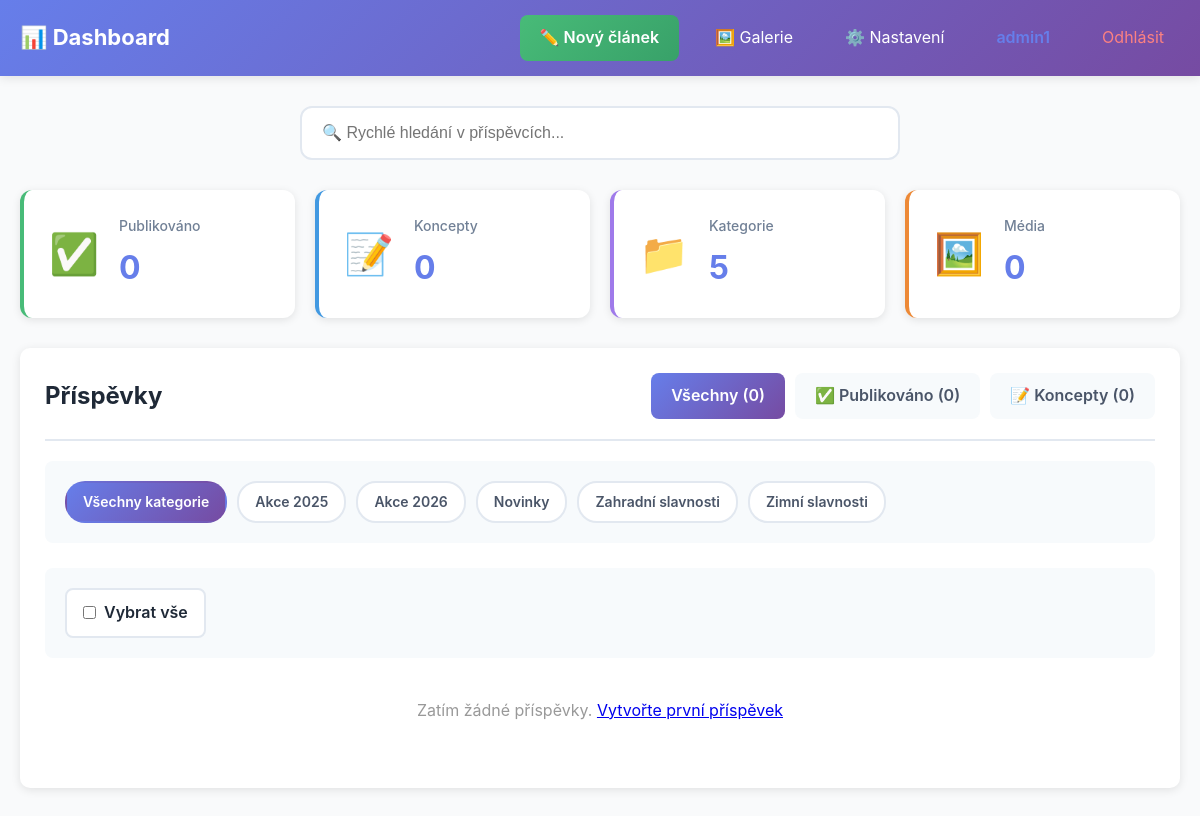
/admin/dashboard.php (signed in), run on an earlier commit of the app's database.
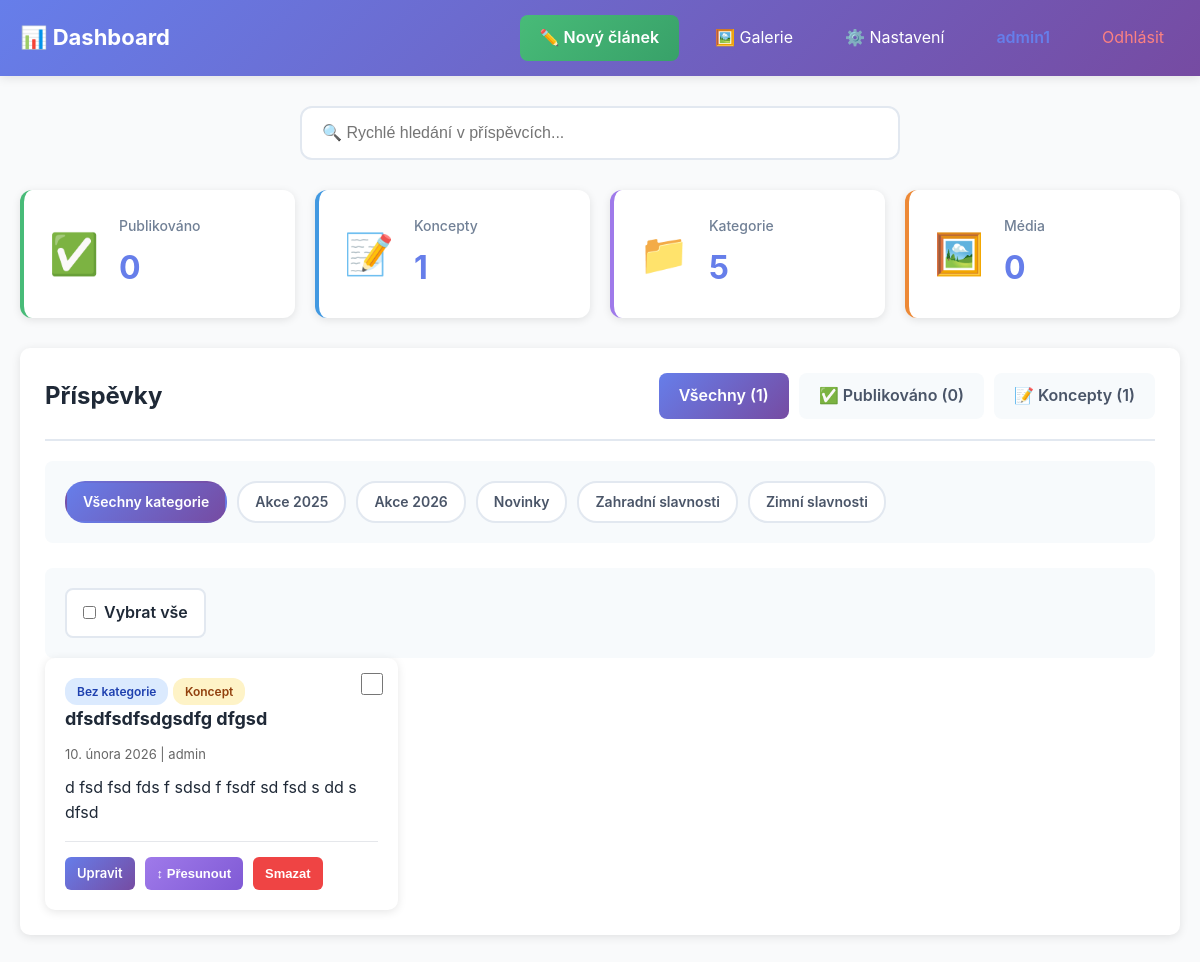
And on a later commit of the database.
### tables this page shows
CREATE TABLE `categories` (
  `id` int(11) NOT NULL AUTO_INCREMENT,
  `name` varchar(100) NOT NULL,
  `slug` varchar(100) NOT NULL,
  `description` text,
  `created_at` timestamp NOT NULL DEFAULT CURRENT_TIMESTAMP,
  PRIMARY KEY (`id`),
  UNIQUE KEY `name` (`name`),
  UNIQUE KEY `slug` (`slug`),
  KEY `idx_slug` (`slug`)
);

CREATE TABLE `posts` (
  `id` int(11) NOT NULL AUTO_INCREMENT,
  `title` varchar(255) NOT NULL,
  `slug` varchar(255) NOT NULL,
  `content` longtext,
  `excerpt` text,
  `featured_image` varchar(500) DEFAULT NULL,
  `category_id` int(11) DEFAULT NULL,
  `author_id` int(11) NOT NULL,
  `status` enum('draft','published','scheduled') DEFAULT 'draft',
  `menu_order` int(11) DEFAULT '0',
  `meta_title` varchar(255) DEFAULT NULL,
  `meta_description` text,
  `meta_keywords` varchar(255) DEFAULT NULL,
  `published_at` datetime DEFAULT NULL,
  `scheduled_at` datetime DEFAULT NULL,
  `created_at` datetime DEFAULT CURRENT_TIMESTAMP,
  `updated_at` datetime DEFAULT CURRENT_TIMESTAMP ON UPDATE CURRENT_TIMESTAMP,
  PRIMARY KEY (`id`),
  UNIQUE KEY `slug` (`slug`),
  KEY `idx_status` (`status`),
  KEY `idx_category` (`category_id`),
  KEY `idx_author` (`author_id`),
  KEY `idx_slug` (`slug`),
  FULLTEXT KEY `ft_search` (`title`,`content`,`excerpt`)
);

CREATE TABLE `users` (
  `id` int(11) NOT NULL AUTO_INCREMENT,
  `username` varchar(50) NOT NULL,
  `password` varchar(255) NOT NULL,
  `email` varchar(100) DEFAULT NULL,
  `role` enum('it','admin','editor') DEFAULT 'editor',
  `created_at` timestamp NOT NULL DEFAULT CURRENT_TIMESTAMP,
  `last_login` timestamp NULL DEFAULT NULL,
  PRIMARY KEY (`id`),
  UNIQUE KEY `username` (`username`),
  KEY `idx_username` (`username`)
);

### includes/database.class.php (called while the page is built, shortened)
<?php
class Database {
    private $connection;
    private $stmt;
    public function __construct() {
        $dsn = 'mysql:host=' . DB_HOST . ';dbname=' . DB_NAME . ';charset=' . DB_CHARSET;
        $options = [
            PDO::ATTR_ERRMODE => PDO::ERRMODE_EXCEPTION,
            PDO::ATTR_DEFAULT_FETCH_MODE => PDO::FETCH_ASSOC,
            PDO::ATTR_EMULATE_PREPARES => false,
            PDO::MYSQL_ATTR_INIT_COMMAND => "SET NAMES utf8mb4 COLLATE utf8mb4_unicode_ci"
        ];
        try {
            $this->connection = new PDO($dsn, DB_USER, DB_PASS, $options);
        } catch (PDOException $e) {
            $this->error = $e->getMessage();
            $this->logError('Database Connection', $e->getMessage());
            die('Chyba připojení k databázi. Zkontrolujte konfiguraci.');
        }
    }
    public function query($sql) {
    try {
        $this->stmt = $this->connection->prepare($sql);
        return $this;
    } catch (PDOException $e) {
        $this->logError('Query Prepare', $e->getMessage());
        $this->stmt = null;
        return $this;
    }
}
    public function bind($param, $value, $type = null) {
        if (is_null($type)) {
            switch (true) {
                default:
                    $type = PDO::PARAM_STR;
            }
        }
        $this->stmt->bindValue($param, $value, $type);
        return $this;
    }
    public function execute() {
        try {
            return $this->stmt->execute();
        } catch (PDOException $e) {
            $this->logError('Query Execute', $e->getMessage());
            return false;
        }
    }
    public function fetchAll() {
    $this->execute();
    return $this->stmt->fetchAll();
    }
    public function fetch() {
        $this->execute();
        return $this->stmt->fetch();
    }
}
?>

### config.php (called while the page is built, shortened)
<?php
require_once INCLUDES_PATH . 'database.class.php';
require_once INCLUDES_PATH . 'auth.class.php';
require_once INCLUDES_PATH . 'post.class.php';
require_once INCLUDES_PATH . 'category.class.php';
require_once INCLUDES_PATH . 'media.class.php';
$db = new Database();
require_once INCLUDES_PATH . 'helpers.php';
?>

### includes/post.class.php (called while the page is built, shortened)
<?php
class Post {
    private $db;
    public function __construct() {
        global $db;
        $this->db = $db;
    }
    public function getAll($status = 'published', $limit = null, $offset = 0, $categoryId = null) {
        $sql = "SELECT p.*, c.name as category_name, c.slug as category_slug,
                       u.username as author_name
                FROM posts p
                LEFT JOIN categories c ON p.category_id = c.id
                LEFT JOIN users u ON p.author_id = u.id
                WHERE p.status = :status";
        $sql .= " ORDER BY p.menu_order ASC, p.published_at DESC, p.created_at DESC";
        if ($limit) {
            $sql .= " LIMIT " . (int)$limit . " OFFSET " . (int)$offset;
        }
        $this->db->query($sql);
        $this->db->bind(':status', $status);
        return $this->db->fetchAll();
    }
    public function count($status = 'published', $categoryId = null) {
        $sql = "SELECT COUNT(*) as total FROM posts WHERE status = :status";
        $this->db->query($sql);
        $this->db->bind(':status', $status);
        $result = $this->db->fetch();
        return $result['total'] ?? 0;
    }
}
?>

### includes/category.class.php (called while the page is built, shortened)
<?php
class Category {
    private $db;
    public function __construct() {
        global $db;
        $this->db = $db;
    }
    public function getAll() {
        $this->db->query("SELECT * FROM categories ORDER BY name ASC");
        return $this->db->fetchAll();
    }
}
?>

### includes/helpers.php (called while the page is built, shortened)
<?php
function formatDate($date, $format = 'j. n. Y') {
    $months = [
        1 => 'ledna', 2 => 'února', 3 => 'března', 4 => 'dubna',
        5 => 'května', 6 => 'června', 7 => 'července', 8 => 'srpna',
        9 => 'září', 10 => 'října', 11 => 'listopadu', 12 => 'prosince'
    ];
    $timestamp = is_numeric($date) ? $date : strtotime($date);
    $day = date('j', $timestamp);
    $month = $months[(int)date('n', $timestamp)];
    $year = date('Y', $timestamp);
    return "$day. $month $year";
}
function e($text) {
    return htmlspecialchars($text, ENT_QUOTES, 'UTF-8');
}
function truncate($text, $length = 100, $suffix = '...') {
    $text = strip_tags($text);
    if (mb_strlen($text) <= $length) {
        return $text;
    }
    return mb_substr($text, 0, $length) . $suffix;
}
?>

### includes/media.class.php (called while the page is built, shortened)
<?php
class Media {
    private $db;
    public function __construct() {
        $this->db = new Database();
    }
    public function getCount($search = '') {
        $sql = "SELECT COUNT(*) as count FROM media";
        $this->db->query($sql);
        $result = $this->db->fetch();
        return $result['count'] ?? 0;
        $result = $this->db->fetch();
        return $result['count'] ?? 0;
    }
}

### includes/auth.class.php (called while the page is built, shortened)
<?php
class Auth {
        public function isLoggedIn() {
        return true;
    }
    public function canEdit($authorId) {
            return $_SESSION['user_role'] === 'it'
                || $_SESSION['user_role'] === 'admin'
                || $_SESSION['user_id'] == $authorId;
    }
}
?>

### admin/dashboard.php (the view, shortened to what the changed rows need)
<?php
require_once '../config.php';
$auth = new Auth();
$post = new Post();
$category = new Category();
$media = new Media();
$filter = $_GET['filter'] ?? 'all';
$categoryFilter = isset($_GET['category']) ? intval($_GET['category']) : null;
$page = isset($_GET['page']) ? max(1, intval($_GET['page'])) : 1;
$perPage = 12;
$totalPublishedCount = $post->count('published');
$totalDraftsCount = $post->count('draft');
$totalMedia = $media->getCount('');
if ($filter === 'draft') {
    $allPosts = $post->getAll('draft', $perPage, ($page - 1) * $perPage, $categoryFilter);
    $totalCount = $post->count('draft', $categoryFilter);
} elseif ($filter === 'published') {
    $allPosts = $post->getAll('published', $perPage, ($page - 1) * $perPage, $categoryFilter);
    $totalCount = $post->count('published', $categoryFilter);
} else {
    $publishedPostsArray = $post->getAll('published', 100, 0, $categoryFilter);
    $totalDraftsCountArray = $post->getAll('draft', 100, 0, $categoryFilter);
    $allPostsCombined = array_merge($publishedPostsArray, $totalDraftsCountArray);
    usort($allPostsCombined, function($a, $b) {
        $timeA = strtotime($a['published_at'] ?? $a['created_at']);
        $timeB = strtotime($b['published_at'] ?? $b['created_at']);
        return $timeB - $timeA;
    });
    $allPosts = array_slice($allPostsCombined, ($page - 1) * $perPage, $perPage);
}
$categories = $category->getAll();
?>
<!DOCTYPE html>
<html lang="cs">
<head>
    <link rel="stylesheet" href="<?= ASSETS_URL ?>css/admin.css">
</head>
<body>
    <header class="admin-header">
        <div class="header-content">
            <h1>📊 Dashboard</h1>
        </div>
    </header>
    <div class="container">
        <div class="stats-grid">
            <div class="stat-card blue">
                <div class="stat-info">
                    <h3>Koncepty</h3>
                    <div class="stat-value"><?= $totalDraftsCount ?></div>
                </div>
            </div>
        </div>
        <div class="card">
            <div class="card-header">
                <h2>Příspěvky</h2>
                <div class="filter-tabs">
                    <a href="?filter=all" class="tab <?= $filter === 'all' ? 'active' : '' ?>">
                        Všechny (<?= $totalPublishedCount + $totalDraftsCount ?>)
                    </a>
                    <a href="?filter=published" class="tab <?= $filter === 'published' ? 'active' : '' ?>">
                        ✅ Publikováno (<?= $totalPublishedCount ?>)
                    </a>
                    <a href="?filter=draft" class="tab <?= $filter === 'draft' ? 'active' : '' ?>">
                        📝 Koncepty (<?= $totalDraftsCount ?>)
                    </a>
                </div>
            </div>
            <?php if (!empty($categories)): ?>
            <div class="category-filters">
                <a href="?filter=<?= $filter ?>" class="category-badge <?= !$categoryFilter ? 'active' : '' ?>">
                    Všechny kategorie
                </a>
                <?php foreach ($categories as $cat): ?>
                    <a href="?filter=<?= $filter ?>&category=<?= $cat['id'] ?>"
                       class="category-badge <?= $categoryFilter == $cat['id'] ? 'active' : '' ?>">
                        <?= e($cat['name']) ?>
                    </a>
                <?php endforeach; ?>
            </div>
            <div class="bulk-actions-row">
                <label class="select-all-label">
                </label>
            </div>
            <?php endif; ?>
            <?php if (empty($allPosts)): ?>
                <p style="text-align: center; padding: 40px; color: #999;">
                    Zatím žádné příspěvky. <a href="add_post.php">Vytvořte první příspěvek</a>
                </p>
            <?php else: ?>
                <div class="posts-grid">
                    <?php foreach ($allPosts as $p): ?>
                        <div class="post-card" data-post-id="<?= $p['id'] ?>">
                            <input type="checkbox" class="post-checkbox" value="<?= $p['id'] ?>" onchange="updateBulkSelection()">
                            <div class="post-card-content">
                                <span class="badge badge-primary">
                                    <?php
                                    $catName = $p['category_name'] ?? 'Bez kategorie';
                                    echo e(is_array($catName) ? 'Bez kategorie' : $catName);
                                    ?>
                                </span>
                                <span class="badge badge-<?= $p['status'] === 'published' ? 'success' : 'warning' ?>">
                                    <?= $p['status'] === 'published' ? 'Publikováno' : 'Koncept' ?>
                                </span>
                                <h3><?= e($p['title']) ?></h3>
                                <div class="post-meta">
                                    <?= formatDate($p['published_at'] ?? $p['created_at']) ?> |
                                    <?= e($p['author_name']) ?>
                                </div>
                                <p><?= e(truncate($p['excerpt'] ?? $p['content'], 100)) ?></p>
                                <div class="post-actions">
                                    <a href="edit_post.php?id=<?= $p['id'] ?>" class="btn btn-primary btn-small">Upravit</a>
                                    <button onclick="startReorder(<?= $p['id'] ?>)" class="btn btn-reorder btn-small">↕ Přesunout</button>
                                    <?php if ($auth->canEdit($p['author_id'])): ?>
                                        <button onclick="confirmDelete(<?= $p['id'] ?>, '<?= addslashes($p['title']) ?>')"
                                                class="btn btn-danger btn-small">
                                            Smazat
                                        </button>
                                    <?php endif; ?>
                                </div>
                            </div>
                        </div>
                    <?php endforeach; ?>
                </div>
            <?php endif; ?>
        </div>
    </div>
</body>
</html>

What changed in the data, as far as the page shows it:
added posts: catName "Bez kategorie", status "Koncept", title "dfsdfsdfsdgsdfg dfgsd", formatDate($p['published_at'] ?? $p['created_at']) "10. února 2026", author.username "admin", excerpt "d fsd fsd fds f sdsd f fsdf sd fsd s dd s dfsd"
Also different on the page:
$totalDraftsCount: "0" → "1"
$totalPublishedCount + $totalDraftsCount: "0" → "1"
text no longer shown: "Zatím žádné příspěvky. Vytvořte první příspěvek"
